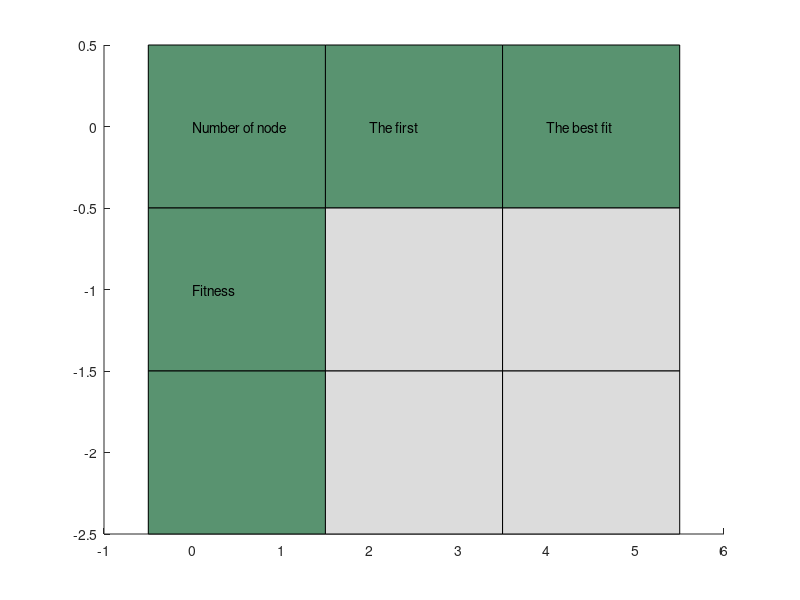

Here is the MATLAB script that generated this plot: (Note: this script raises an error after producing the figure.)

figure(3)

hold on
fill([0-0.5 0+1.5 0+1.5 0-0.5],[0+0.5 0+0.5 0-0.5 0-0.5 ],[89, 147, 112]/255);
fill([0-0.5 0+1.5 0+1.5 0-0.5],[-1+0.5 -1+0.5 -1-0.5 -1-0.5 ],[89, 147, 112]/255);
fill([0-0.5 0+1.5 0+1.5 0-0.5],[-2+0.5 -2+0.5 -2-0.5 -2-0.5 ],[89, 147, 112]/255);

fill([2-0.5 2+1.5 2+1.5 2-0.5],[0+0.5 0+0.5 0-0.5 0-0.5 ],[89, 147, 112]/255);
fill([2-0.5 2+1.5 2+1.5 2-0.5],[-1+0.5 -1+0.5 -1-0.5 -1-0.5 ],[0.8627 0.8627 0.8627]);
fill([2-0.5 2+1.5 2+1.5 2-0.5],[-2+0.5 -2+0.5 -2-0.5 -2-0.5 ],[0.8627 0.8627 0.8627]);


fill([4-0.5 4+1.5 4+1.5 4-0.5],[0+0.5 0+0.5 0-0.5 0-0.5 ],[89, 147, 112]/255);
fill([4-0.5 4+1.5 4+1.5 4-0.5],[-1+0.5 -1+0.5 -1-0.5 -1-0.5 ],[0.8627 0.8627 0.8627]);
fill([4-0.5 4+1.5 4+1.5 4-0.5],[-2+0.5 -2+0.5 -2-0.5 -2-0.5 ],[0.8627 0.8627 0.8627]);

text(0,0,'Number of node'); text(2,0,'The first')                        ;text(4,0,'The best fit');
text(0,-1,'Fitness')      ; text(2,-1,num2str(bestfit0))                 ;text(4,-1,num2str(bestfit(end)));
text(0,-2,'Distance')     ; text(2,-2,num2str(Calc_Distance(path0,map))) ;text(4,-2,num2str(Calc_Distance(path,map)));
xlim([-0.5 5.5])
ylim([-3 0.5])

set(gca,'xticklabel',{[]})
set(gca,'yticklabel',{[]})
set(gca,'XColor', 'none','YColor','none')
title('The result of path planning based on GA')
